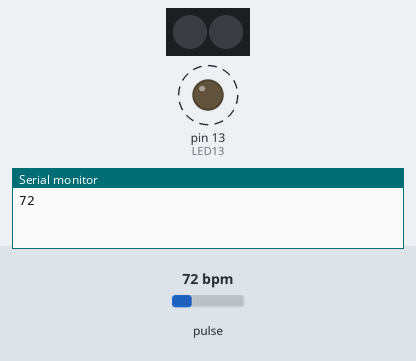
A sketch run on a simulated Arduino Uno, built with avr-gcc and run on an emulated ATmega328P. On the bench: 2 RGB LEDs in strip order, left to right, output pins drawn as LEDs (lit = HIGH), the last lines printed to the serial monitor. Dashed ring = blinking. The inputs (shaded band) are chosen by the test bench; at power-on: pulse 72 bpm.

Above: at 1.2 s.
1.3 s: pulse set to 130 bpm
At 1.76 s:
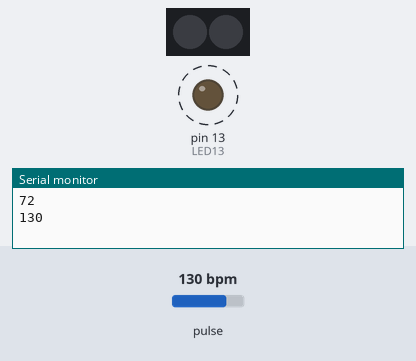
4.3 s: pulse set to 100 bpm
At 4.83 s:
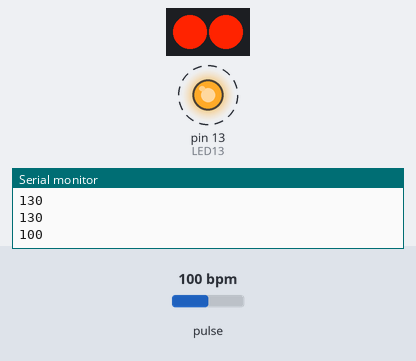
7.3 s: pulse set to 158 bpm
At 7.52 s:
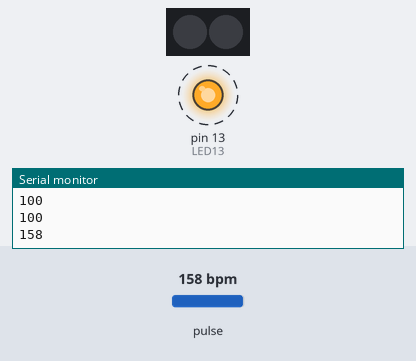
13.3 s: pulse set to 100 bpm
At 13.92 s:
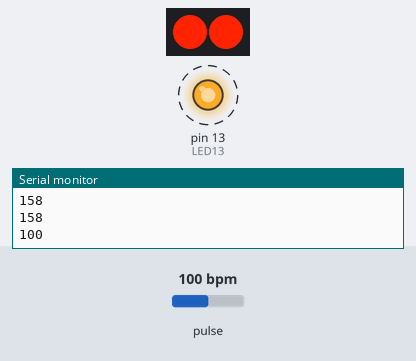
16.3 s: pulse set to 70 bpm
At 16.9 s:
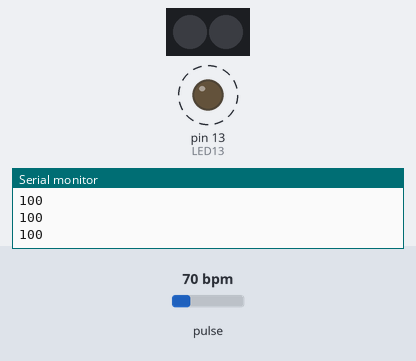
22.3 s: pulse set to 100 bpm
At 22.92 s:
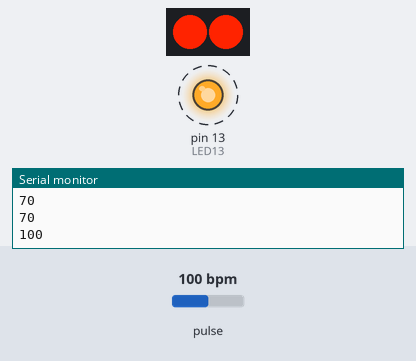
Timing chart, 0 to 26.3 s (numbered marks = the images above; inputs shaded):
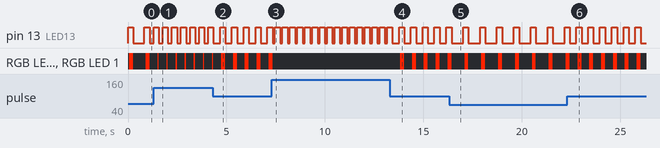

Measured:
- after the input at 1.3 s, pin 13 (LED13): alternates HIGH for 0.27 s and LOW for 0.20 s, starting at once
- after the input at 4.3 s, pin 13 (LED13): alternates HIGH for 0.27 s and LOW for 0.34 s, starting after 0.37 s
- after the input at 7.3 s, pin 13 (LED13): alternates HIGH for 0.27 s and LOW for 0.12 s, starting after 0.15 s
- after the input at 13.3 s, pin 13 (LED13): alternates HIGH for 0.27 s and LOW for 0.34 s, starting after 0.46 s
- after the input at 16.3 s, pin 13 (LED13): alternates HIGH for 0.27 s and LOW for 0.59 s, starting after 0.72 s
- after the input at 22.3 s, pin 13 (LED13): alternates HIGH for 0.27 s and LOW for 0.34 s, starting after 0.46 s
- by itself, pin 13 (LED13): alternates HIGH for 0.27 s and LOW for 0.57 s

The sketch:

megane.ino
```cpp
#define USE_ARDUINO_INTERRUPTS true    // Set-up low-level interrupts for most acurate BPM math.
#include <PulseSensorPlayground.h>     // Includes the PulseSensorPlayground Library.
#include "Light.h"

//  Variables
const int PulseWire = 0;       // PulseSensor PURPLE WIRE connected to ANALOG PIN 0
const int LED13 = 13;          // The on-board Arduino LED, close to PIN 13.
int Threshold = 550;           // Determine which Signal to "count as a beat" and which to ignore.
                               // Use the "Gettting Started Project" to fine-tune Threshold Value beyond default setting.
                               // Otherwise leave the default "550" value.

PulseSensorPlayground pulseSensor;  // Creates an instance of the PulseSensorPlayground object called "pulseSensor"


void setup() {

  Serial.begin(9600);          // For Serial Monitor

  // Configure the PulseSensor object, by assigning our variables to it.
  pulseSensor.analogInput(PulseWire);
  pulseSensor.blinkOnPulse(LED13);       //auto-magically blink Arduino's LED with heartbeat.

  pulseSensor.setThreshold(Threshold);
  pulseSensor.begin();
  init_light();
}


void loop() {

 int myBPM = pulseSensor.getBeatsPerMinute();
 if (pulseSensor.sawStartOfBeat()) {
  Serial.println(myBPM);
 }
 if(digitalRead(LED13)==HIGH){
  onLight();
 }else{
  offLight();
 }
}
```

Light.cpp
```cpp
#include "Light.h"
#include <Adafruit_NeoPixel.h>

//LED 3つ, D4に接続
Adafruit_NeoPixel pixel = Adafruit_NeoPixel(2, 4, NEO_GRB + NEO_KHZ800);


void init_light();
void onLight();
void offLight();

int blink_count = 0;

void init_light(){
  pixel.begin();
}

void onLight(){
  for(uint8_t r = 0; r <255; r++) {
     for(uint8_t i=0; i < pixel.numPixels(); i++) {
        pixel.setPixelColor(i, r, 35, 0);
     }
     pixel.setBrightness(255);
     pixel.show();
//     delay(wait);
  };

//  pixel.setPixelColor(0, pixel.Color(255,168,97)); //一番最初のLEDは０番です
//  pixel.setPixelColor(1, pixel.Color(255,168,97)); //一番最初のLEDは０番です
//  pixel.setBrightness(255);
//  pixel.show();
}

void offLight(){
  pixel.setPixelColor(0, pixel.Color(0,0,0)); //一番最初のLEDは０番です
  pixel.setPixelColor(1, pixel.Color(0,0,0)); //一番最初のLEDは０番です
  pixel.setBrightness(0);
  pixel.show();
}
```

Light.h
```cpp
void init_light();
void onLight();
void offLight();
```
